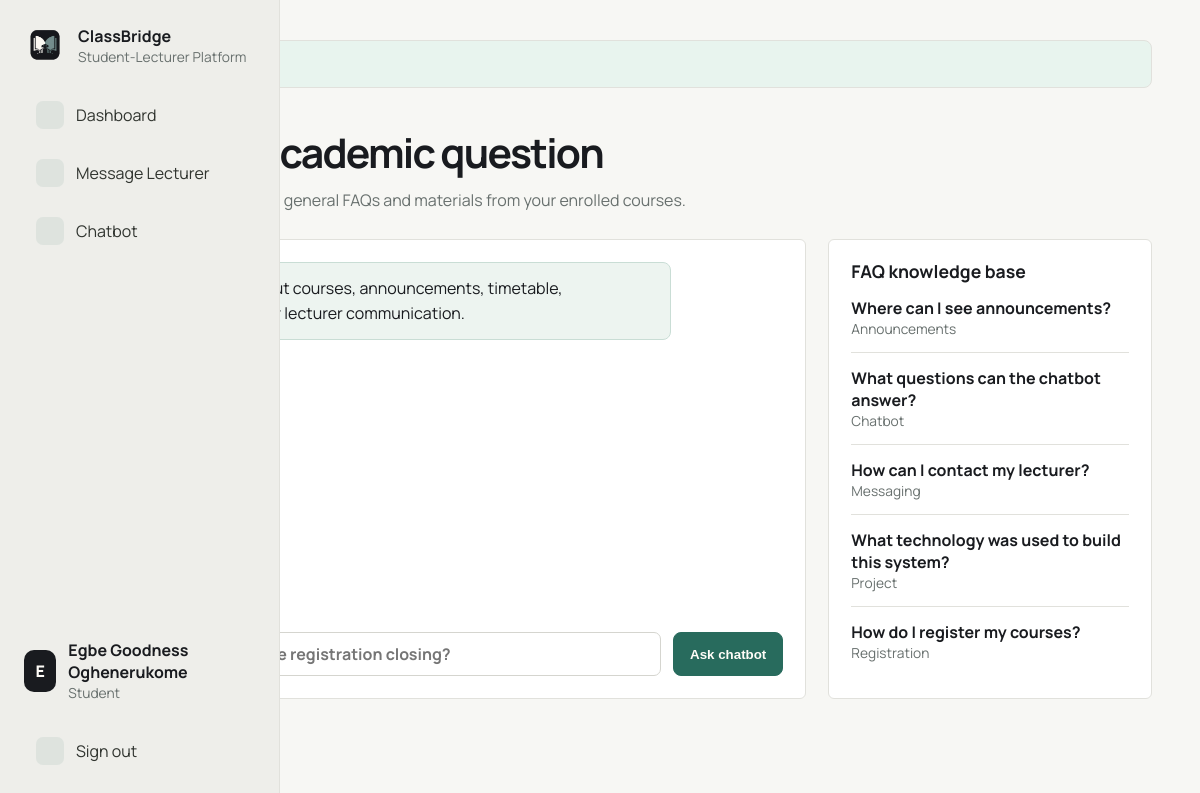
The app's page /index.php?route=student/chatbot (signed in) with its own data.
### tables this page shows
CREATE TABLE users (
    id INT UNSIGNED AUTO_INCREMENT PRIMARY KEY,
    full_name VARCHAR(120) NOT NULL,
    email VARCHAR(150) NOT NULL UNIQUE,
    password_hash VARCHAR(255) NOT NULL,
    role ENUM('admin', 'lecturer', 'student') NOT NULL,
    matric_number VARCHAR(50) NULL,
    department VARCHAR(120) NULL,
    status ENUM('active', 'inactive') NOT NULL DEFAULT 'active',
    created_at TIMESTAMP NOT NULL DEFAULT CURRENT_TIMESTAMP,
    updated_at TIMESTAMP NOT NULL DEFAULT CURRENT_TIMESTAMP ON UPDATE CURRENT_TIMESTAMP
);

CREATE TABLE faq_entries (
    id INT UNSIGNED AUTO_INCREMENT PRIMARY KEY,
    category VARCHAR(80) NOT NULL DEFAULT 'General',
    question VARCHAR(220) NOT NULL,
    keywords VARCHAR(255) NOT NULL,
    answer TEXT NOT NULL,
    is_active TINYINT(1) NOT NULL DEFAULT 1,
    created_at TIMESTAMP NOT NULL DEFAULT CURRENT_TIMESTAMP,
    updated_at TIMESTAMP NOT NULL DEFAULT CURRENT_TIMESTAMP ON UPDATE CURRENT_TIMESTAMP
);

### app/Core/Controller.php (called while the page is built, shortened)
<?php
class Controller
{
    protected function render(string $view, array $data = [], string $layout = 'layout'): void
    {
        extract($data);
        $layoutPath = dirname(__DIR__) . '/Views/' . $layout . '.php';
        require $layoutPath;
    }
}

### app/Controllers/StudentController.php (called while the page is built, shortened)
<?php
class StudentController extends Controller
{
    public function chatbot(): void
    {
        $this->render('dashboard/student_chatbot', [
            'title' => 'Academic chatbot',
            'faqs' => Faq::active(),
        ]);
    }
}

### public/index.php (called while the page is built, shortened)
<?php
$route = $_GET['route'] ?? 'home';
$routes = [
    'home' => [HomeController::class, 'index'],
    'login' => [AuthController::class, 'login'],
    'login.attempt' => [AuthController::class, 'attempt'],
    'logout' => [AuthController::class, 'logout'],
    'dashboard' => [DashboardController::class, 'index'],
    'admin/users' => [AdminController::class, 'users'],
    'admin/courses' => [AdminController::class, 'courses'],
    'admin/faqs' => [AdminController::class, 'faqs'],
    'materials' => [MaterialController::class, 'index'],
    'lecturer/announcements' => [LecturerController::class, 'announcements'],
    'lecturer/messages' => [LecturerController::class, 'messages'],
    'student/messages' => [StudentController::class, 'messages'],
    'student/chatbot' => [StudentController::class, 'chatbot'],
];
[$controllerClass, $method] = $routes[$route];
(new $controllerClass())->$method();

### app/helpers.php (called while the page is built, shortened)
<?php
function url(string $route = '', array $params = []): string
{
    $query = array_merge(['route' => $route], $params);
    return 'index.php' . ($query ? '?' . http_build_query($query) : '');
}
function asset(string $path): string
{
    return 'assets/' . ltrim($path, '/');
}
function e(?string $value): string
{
    return htmlspecialchars((string) $value, ENT_QUOTES, 'UTF-8');
}
function flash(string $key, ?string $message = null): ?string
{
    $value = $_SESSION['_flash'][$key] ?? null;
    return $value;
}

### app/Core/Database.php (called while the page is built, shortened)
<?php
class Database
{
    private static ?PDO $pdo = null;
    public static function connection(): PDO
    {
        if (self::$pdo !== null) {
            return self::$pdo;
        }
        $config = require dirname(__DIR__, 2) . '/config/database.php';
        $dsn = sprintf(
            'mysql:host=%s;port=%s;dbname=%s;charset=%s',
            $config['host'],
            $config['port'] ?? 3306,
            $config['database'],
            $config['charset']
        );
        try {
            self::$pdo = new PDO($dsn, $config['username'], $config['password'], [
                PDO::ATTR_ERRMODE => PDO::ERRMODE_EXCEPTION,
                PDO::ATTR_DEFAULT_FETCH_MODE => PDO::FETCH_ASSOC,
                PDO::ATTR_EMULATE_PREPARES => false,
            ]);
        } catch (PDOException $exception) {
            http_response_code(500);
            exit('Database connection failed. Check config/database.php and make sure MySQL is running.');
        }
        return self::$pdo;
    }
}

### app/Models/User.php (called while the page is built, shortened)
<?php
class User
{
    public static function find(int $id): ?array
    {
        $stmt = Database::connection()->prepare('SELECT * FROM users WHERE id = ? LIMIT 1');
        $stmt->execute([$id]);
        return $stmt->fetch() ?: null;
    }
}

### app/Core/Auth.php (called while the page is built, shortened)
<?php
class Auth
{
    public static function user(): ?array
    {
        return User::find((int) $_SESSION['user_id']);
    }
}

### app/Models/Faq.php (called while the page is built, shortened)
<?php
class Faq
{
    public static function active(): array
    {
        return Database::connection()->query('SELECT * FROM faq_entries WHERE is_active = 1 ORDER BY category, question')->fetchAll();
    }
}

### app/Views/dashboard/student_chatbot.php (the view, shortened to what this page needs)
<header class="page-header">
    <div>
        <p class="eyebrow">Hybrid chatbot</p>
        <h1>Ask an academic question</h1>
        <p class="page-subtitle">The chatbot checks general FAQs and materials from your enrolled courses.</p>
    </div>
</header>
<section class="chat-layout">
    <div class="panel chat-panel">
        <div id="chatLog" class="chat-log">
            <div class="bot-bubble bubble-animate">Hello. Ask about courses, announcements, timetable, registration, or lecturer communication.</div>
        </div>
        <form id="chatForm" class="inline-form" method="post" action="<?= e(url('student/chatbot')) ?>">
            <label>
                <span>Your question</span>
                <input name="question" placeholder="When is course registration closing?" required autocomplete="off">
            </label>
            <button class="btn primary" type="submit">Ask chatbot</button>
        </form>
    </div>
    <aside class="panel">
        <h2>FAQ knowledge base</h2>
        <?php foreach (array_slice($faqs, 0, 8) as $faq): ?>
            <article class="list-item">
                <strong><?= e($faq['question']) ?></strong>
                <span><?= e($faq['category']) ?></span>
            </article>
        <?php endforeach; ?>
    </aside>
</section>

### app/Views/layout.php (shortened to what this page needs)
<?php
$currentUser = Auth::user();
if (!function_exists('ui_icon')) {
    function ui_icon(string $name): string
    {
        $icons = [
            'dashboard' => '<svg viewBox="0 0 24 24" aria-hidden="true"><path d="M4 13h7V4H4v9Zm9 7h7V4h-7v16ZM4 20h7v-5H4v5Z"/></svg>',
            'users' => '<svg viewBox="0 0 24 24" aria-hidden="true"><path d="M8 11a4 4 0 1 0 0-8 4 4 0 0 0 0 8Zm8.5 1a3.5 3.5 0 1 0 0-7 3.5 3.5 0 0 0 0 7ZM2.5 20c.7-4 3-6 5.5-6s4.8 2 5.5 6h-11Zm11.5 0c.4-2 1.2-3.6 2.3-4.7 2.2.2 4.1 1.9 4.7 4.7h-7Z"/></svg>',
            'courses' => '<svg viewBox="0 0 24 24" aria-hidden="true"><path d="M5 4h11a3 3 0 0 1 3 3v13H7a3 3 0 0 1-3-3V5a1 1 0 0 1 1-1Zm2 13h10V7a1 1 0 0 0-1-1H6v11a1 1 0 0 0 1 1Zm1-8h7v2H8V9Zm0 4h6v2H8v-2Z"/></svg>',
            'faq' => '<svg viewBox="0 0 24 24" aria-hidden="true"><path d="M12 3a9 9 0 1 0 9 9 9 9 0 0 0-9-9Zm0 14a1.2 1.2 0 1 1 1.2-1.2A1.2 1.2 0 0 1 12 17Zm1-4h-2v-.8c0-1.1.7-1.7 1.5-2.2.7-.5 1.2-.8 1.2-1.5 0-.8-.6-1.3-1.6-1.3-1 0-1.7.5-2.4 1.3L8.4 7.2A4.5 4.5 0 0 1 12.2 5c2.2 0 3.8 1.2 3.8 3.2 0 1.7-1 2.5-1.9 3.1-.7.5-1.1.8-1.1 1.5v.2Z"/></svg>',
            'announcements' => '<svg viewBox="0 0 24 24" aria-hidden="true"><path d="M4 10v4h3l7 4V6l-7 4H4Zm13.5-2.5-1.4 1.4A4.3 4.3 0 0 1 18 12c0 1.2-.5 2.3-1.3 3.1l1.4 1.4A6.3 6.3 0 0 0 20 12c0-1.7-.7-3.3-2.5-4.5Z"/></svg>',
            'materials' => '<svg viewBox="0 0 24 24" aria-hidden="true"><path d="M5 3h12a3 3 0 0 1 3 3v15H7a3 3 0 0 1-3-3V4a1 1 0 0 1 1-1Zm2 14a1 1 0 0 0 1 1h10V6a1 1 0 0 0-1-1H6v12h1Zm2-9h7v2H9V8Zm0 4h6v2H9v-2Z"/></svg>',
            'messages' => '<svg viewBox="0 0 24 24" aria-hidden="true"><path d="M4 5h16a2 2 0 0 1 2 2v9a2 2 0 0 1-2 2H9l-5 4v-4H4a2 2 0 0 1-2-2V7a2 2 0 0 1 2-2Zm2 4v2h12V9H6Zm0 4v2h8v-2H6Z"/></svg>',
            'chatbot' => '<svg viewBox="0 0 24 24" aria-hidden="true"><path d="M11 2h2v3h4a3 3 0 0 1 3 3v7a3 3 0 0 1-3 3h-1.5L12 22l-3.5-4H7a3 3 0 0 1-3-3V8a3 3 0 0 1 3-3h4V2Zm-4 8.5A1.5 1.5 0 1 0 8.5 9 1.5 1.5 0 0 0 7 10.5Zm8.5 0A1.5 1.5 0 1 0 17 9a1.5 1.5 0 0 0-1.5 1.5ZM9 14v2h6v-2H9Z"/></svg>',
            'logout' => '<svg viewBox="0 0 24 24" aria-hidden="true"><path d="M4 3h9v2H6v14h7v2H4V3Zm11.6 4.4L20.2 12l-4.6 4.6-1.4-1.4 2.2-2.2H10v-2h6.4l-2.2-2.2 1.4-1.4Z"/></svg>',
        ];
        return $icons[$name] ?? '';
    }
}
?>
<!doctype html>
<html lang="en">
<head>
    <link rel="stylesheet" href="<?= e(asset('css/style.css')) ?>">
</head>
<body>
<div class="app-shell">
    <aside class="sidebar" id="dashboardSidebar">
        <a class="brand" href="<?= e(url('dashboard')) ?>">
            <img class="brand-logo" src="<?= e(asset('img/classbridge-logo.png')) ?>" alt="ClassBridge">
            <span class="sidebar-text">
                <strong>ClassBridge</strong>
                <small>Student-Lecturer Platform</small>
            </span>
        </a>
        <?php if ($currentUser): ?>
            <nav class="nav">
                <a href="<?= e(url('dashboard')) ?>"><span class="nav-icon"><?= ui_icon('dashboard') ?></span><span class="sidebar-text">Dashboard</span></a>
                <?php if ($currentUser['role'] === 'admin'): ?>
                    <a href="<?= e(url('admin/users')) ?>"><span class="nav-icon"><?= ui_icon('users') ?></span><span class="sidebar-text">Users</span></a>
                    <a href="<?= e(url('admin/courses')) ?>"><span class="nav-icon"><?= ui_icon('courses') ?></span><span class="sidebar-text">Courses</span></a>
                    <a href="<?= e(url('admin/faqs')) ?>"><span class="nav-icon"><?= ui_icon('faq') ?></span><span class="sidebar-text">Chatbot FAQ</span></a>
                    <a href="<?= e(url('materials')) ?>"><span class="nav-icon"><?= ui_icon('materials') ?></span><span class="sidebar-text">Materials</span></a>
                    <a href="<?= e(url('lecturer/announcements')) ?>"><span class="nav-icon"><?= ui_icon('announcements') ?></span><span class="sidebar-text">Announcements</span></a>
                <?php else: ?>
                    <a href="<?= e(url('student/messages')) ?>"><span class="nav-icon"><?= ui_icon('messages') ?></span><span class="sidebar-text">Message Lecturer</span></a>
                    <a href="<?= e(url('student/chatbot')) ?>"><span class="nav-icon"><?= ui_icon('chatbot') ?></span><span class="sidebar-text">Chatbot</span></a>
                <?php endif; ?>
            </nav>
            <div class="profile-block">
                <span class="avatar"><?= e(strtoupper(substr($currentUser['full_name'], 0, 1))) ?></span>
                <div class="sidebar-text">
                    <strong><?= e($currentUser['full_name']) ?></strong>
                    <small><?= e(ucfirst($currentUser['role'])) ?></small>
                </div>
            </div>
            <a class="logout" href="<?= e(url('logout')) ?>"><span class="nav-icon"><?= ui_icon('logout') ?></span><span class="sidebar-text">Sign out</span></a>
        <?php endif; ?>
    </aside>
    <main class="main">
        <?php if ($message = flash('success')): ?>
            <div class="notice success"><?= e($message) ?></div>
        <?php endif; ?>
        <?php require $viewPath; ?>
    </main>
</div>
</body>
</html>

### records on screen
users: full_name "E", full_name "Egbe Goodness Oghenerukome", role "Student"
faq_entries: question "Where can I see announcements?", category "Announcements"
faq_entries: question "What questions can the chatbot answer?", category "Chatbot"
faq_entries: question "How can I contact my lecturer?", category "Messaging"
faq_entries: question "What technology was used to build this system?", category "Project"
faq_entries: question "How do I register my courses?", category "Registration"
